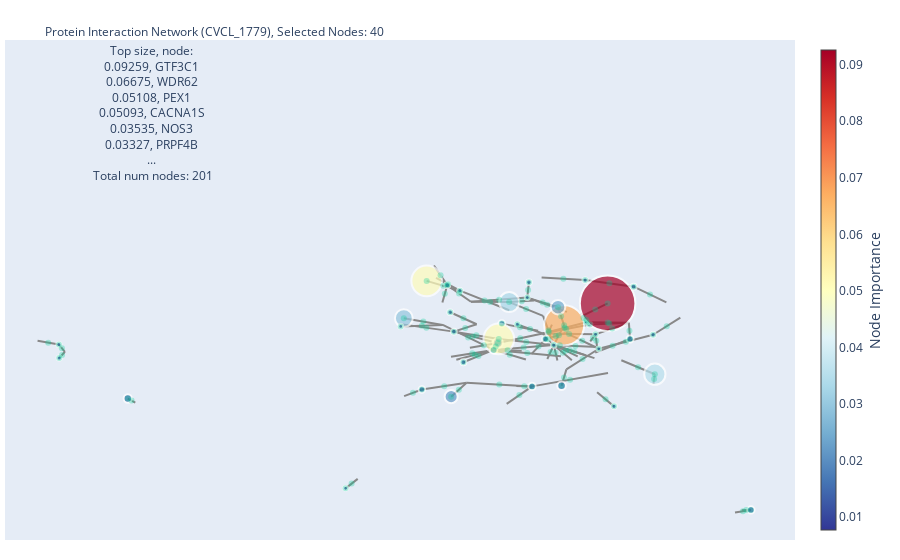

Notebook source saved alongside this figure:
### Markdown cell above
## Melanoma cancer cell line

### Code cell
update_figure('CVCL_1779', 20, node_factor = 500, 
              edge_factor = 20, edge_points_quantity = 1)

### Figure 1 — Plotly figure (JSON) as saved in the notebook; plotly's stock layout.template omitted (floating-point values rounded to 4 significant figures; data arrays with more than 128 entries replaced by an {"elided": "..."} marker saying what was removed)
{"data": [{"hoverinfo": "text", "line": {"color": "#888"}, "mode": "lines", "text": [], "type": "scatter", "x": {"elided": "381 float values"}, "y": {"elided": "381 float values"}}, {"hoverinfo": "text", "marker": {"color": [0.01677, 0.0125, 0.00891, 0.01417, 0.007899, 0.01158, 0.009723, 0.05108, 0.009301, 0.06675, 0.01221, 0.0117, 0.009727, 0.008128, 0.02423, 0.009385, 0.01389, 0.009016, 0.02972, 0.008884, 0.008372, 0.03535, 0.008294, 0.009158, 0.03327, 0.01213, 0.007934, 0.008544, 0.008437, 0.007743, 0.009691, 0.008772, 0.01113, 0.007985, 0.008598, 0.01129, 0.09259, 0.008685, 0.05093, 0.02176], "colorbar": {"thickness": 15, "title": {"side": "right", "text": "Node Importance"}, "xanchor": "left"}, "colorscale": [[0, "rgb(165,0,38)"], [0.1, "rgb(215,48,39)"], [0.2, "rgb(244,109,67)"], [0.3, "rgb(253,174,97)"], [0.4, "rgb(254,224,144)"], [0.5, "rgb(255,255,191)"], [0.6, "rgb(224,243,248)"], [0.7, "rgb(171,217,233)"], [0.8, "rgb(116,173,209)"], [0.9, "rgb(69,117,180)"], [1, "rgb(49,54,149)"]], "line": {"width": 2}, "reversescale": true, "showscale": true, "size": [10.06, 7.501, 5.346, 8.504, 4.739, 6.949, 5.834, 30.65, 5.581, 40.05, 7.326, 7.019, 5.836, 4.877, 14.54, 5.631, 8.332, 5.41, 17.83, 5.33, 5.023, 21.21, 4.976, 5.495, 19.96, 7.28, 4.761, 5.127, 5.062, 4.646, 5.815, 5.263, 6.676, 4.791, 5.159, 6.777, 55.55, 5.211, 30.56, 13.06]}, "mode": "markers", "text": ["CFTR:<br> Importance:0.0168 <br> Edges: 5<br>", "PLEC:<br> Importance:0.0125 <br> Edges: 11<br>", "HERC2:<br> Importance:0.0089 <br> Edges: 15<br>", "DMD:<br> Importance:0.0142 <br> Edges: 3<br>", "SCN4A:<br> Importance:0.0079 <br> Edges: 5<br>", "FOXN4:<br> Importance:0.0116 <br> Edges: 3<br>", "RPL13:<br> Importance:0.0097 <br> Edges: 5<br>", "PEX1:<br> Importance:0.0511 <br> Edges: 4<br>", "PEX14:<br> Importance:0.0093 <br> Edges: 6<br>", "WDR62:<br> Importance:0.0667 <br> Edges: 4<br>", "TUBGCP3:<br> Importance:0.0122 <br> Edges: 4<br>", "WIZ:<br> Importance:0.0117 <br> Edges: 4<br>", "CSNK1D:<br> Importance:0.0097 <br> Edges: 4<br>", "XRN1:<br> Importance:0.0081 <br> Edges: 6<br>", "PATL1:<br> Importance:0.0242 <br> Edges: 4<br>", "PLEKHG2:<br> Importance:0.0094 <br> Edges: 3<br>", "FANCM:<br> Importance:0.0139 <br> Edges: 3<br>", "SSRP1:<br> Importance:0.0090 <br> Edges: 5<br>", "NBAS:<br> Importance:0.0297 <br> Edges: 3<br>", "SCN3A:<br> Importance:0.0089 <br> Edges: 4<br>", "WNT7A:<br> Importance:0.0084 <br> Edges: 4<br>", "NOS3:<br> Importance:0.0354 <br> Edges: 4<br>", "WRNIP1:<br> Importance:0.0083 <br> Edges: 6<br>", "AMBRA1:<br> Importance:0.0092 <br> Edges: 3<br>", "PRPF4B:<br> Importance:0.0333 <br> Edges: 5<br>", "COL6A2:<br> Importance:0.0121 <br> Edges: 6<br>", "UBTF:<br> Importance:0.0079 <br> Edges: 5<br>", "PNLIPRP1:<br> Importance:0.0085 <br> Edges: 3<br>", "CA5A:<br> Importance:0.0084 <br> Edges: 3<br>", "TRRAP:<br> Importance:0.0077 <br> Edges: 3<br>", "RSRC2:<br> Importance:0.0097 <br> Edges: 3<br>", "DVL1:<br> Importance:0.0088 <br> Edges: 4<br>", "LRP1B:<br> Importance:0.0111 <br> Edges: 4<br>", "ABCA2:<br> Importance:0.0080 <br> Edges: 3<br>", "IMPDH1:<br> Importance:0.0086 <br> Edges: 3<br>", "NET1:<br> Importance:0.0113 <br> Edges: 5<br>", "GTF3C1:<br> Importance:0.0926 <br> Edges: 3<br>", "RYR1:<br> Importance:0.0087 <br> Edges: 5<br>", "CACNA1S:<br> Importance:0.0509 <br> Edges: 3<br>", "SUSD1:<br> Importance:0.0218 <br> Edges: 3<br>"], "type": "scatter", "x": [-0.06807, -0.07579, 0.03399, 0.04816, 0.1161, -0.06079, -0.1604, -0.06633, -0.1483, 0.05287, 0.3936, 0.1731, 0.1797, -0.01438, 0.04172, -0.01136, -0.7431, 0.0996, -0.2395, 0.2151, -0.8687, 0.2183, 0.1102, -0.155, -0.04735, -0.005662, 0.09358, -0.8681, -0.03252, -0.3458, -0.1309, 0.09114, -0.2066, -0.2453, 0.1438, 0.0189, 0.1322, -0.1372, -0.1979, -0.1532], "y": [-0.01503, -0.05049, -0.026, -0.2327, -0.0448, 0.08289, 0.2782, 0.005226, 0.04226, 0.07429, -0.8632, 0.004861, 0.2704, 0.2151, 0.1664, 0.2932, -0.2974, 0.07882, 0.1104, 0.02652, -0.02332, -0.174, 0.02834, 0.1407, 0.1923, -0.2357, 0.0901, -0.09198, 0.07927, -0.7535, -0.1132, 0.3043, -0.2518, 0.06847, -0.3373, 0.004202, 0.1856, 0.2502, 0.2999, -0.2879]}, {"hovertemplate": "Edge # %{hovertext} <extra></extra>", "hovertext": ["CFTR -> LMNA <br> Weight: 1.9332", "CFTR -> PLEC <br> Weight: 1.3408", "CFTR -> FLNB <br> Weight: 1.2628", "CFTR -> CFTR <br> Weight: 1.4632", "LMNA -> HERC2 <br> Weight: 0.4996", "LMNA -> SSRP1 <br> Weight: 1.5548", "LMNA -> UBTF <br> Weight: 2.1046", "LMNA -> CA5A <br> Weight: 3.4999", "LMNA -> WRNIP1 <br> Weight: 0.2604", "PLEC -> MXRA5 <br> Weight: 3.3533", "PLEC -> TRAF2 <br> Weight: 0.4861", "PLEC -> HERC2 <br> Weight: 0.3362", "PLEC -> AGR2 <br> Weight: 0.5212", "PLEC -> BRCA2 <br> Weight: 0.6141", "PLEC -> MYO18B <br> Weight: 0.4150", "PLEC -> RSRC2 <br> Weight: 0.9419", "PLEC -> PRKCH <br> Weight: 0.5413", "PLEC -> PLEC <br> Weight: 0.5843", "DLG1 -> SCN4A <br> Weight: 0.4489", "DLG1 -> NET1 <br> Weight: 0.7563", "INPP4A -> HERC2 <br> Weight: 3.2443", "HERC2 -> AQR <br> Weight: 3.1231", "HERC2 -> PEX1 <br> Weight: 2.1910", "HERC2 -> BARD1 <br> Weight: 1.4220", "HERC2 -> WDR62 <br> Weight: 0.5451", "HERC2 -> RNPS1 <br> Weight: 0.5382", "HERC2 -> WRN <br> Weight: 0.3584", "HERC2 -> TAF8 <br> Weight: 0.4517", "HERC2 -> EXD2 <br> Weight: 0.3910", "HERC2 -> KMT2D <br> Weight: 0.5187", "HERC2 -> URI1 <br> Weight: 0.4155", "HERC2 -> HERC2 <br> Weight: 0.4559", "SNTA1 -> DMD <br> Weight: 1.2340", "SNTA1 -> SCN4A <br> Weight: 1.0375", "DMD -> DMD <br> Weight: 3.0674", "SCRIB -> NET1 <br> Weight: 1.3903", "SCN4A -> SCN3A <br> Weight: 1.8703", "SCN4A -> SCN4A <br> Weight: 1.3823", "FGFR3 -> WNT7A <br> Weight: 1.9893", "ATXN1 -> FOXN4 <br> Weight: 0.5575", "RBFOX2 -> NET1 <br> Weight: 1.6827", "FOXN4 -> FOXN4 <br> Weight: 2.4277", "ATXN2 -> XRN1 <br> Weight: 1.0052", "DNM1L -> PEX14 <br> Weight: 1.3943", "ZNF317 -> RPL13 <br> Weight: 3.4775", "RPL13 -> IPO5 <br> Weight: 2.5994", "RPL13 -> RPL5 <br> Weight: 0.9928", "RPL13 -> RPL13 <br> Weight: 2.4657", "PEX1 -> PEX14 <br> Weight: 2.1192", "PEX1 -> PEX1 <br> Weight: 1.6897", "PEX14 -> CCT2 <br> Weight: 0.6557", "PEX14 -> DYNC2H1 <br> Weight: 0.8918", "PEX14 -> PEX14 <br> Weight: 1.2672", "WRN -> WRNIP1 <br> Weight: 1.1762", "RPL5 -> XRN1 <br> Weight: 1.4596", "RPL5 -> PRPF4B <br> Weight: 1.1940", "AGR2 -> NBAS <br> Weight: 3.2199", "AGR2 -> ABCA2 <br> Weight: 3.2117", "WDR62 -> PATL1 <br> Weight: 2.4279", "WDR62 -> WDR62 <br> Weight: 2.2746", "RNPS1 -> PRPF4B <br> Weight: 1.4055", "TUBGCP3 -> TUBGCP5 <br> Weight: 1.9524", "TUBGCP3 -> SCAF11 <br> Weight: 2.0456", "TUBGCP3 -> TUBGCP3 <br> Weight: 2.0020", "PIP5K1A -> IMPDH1 <br> Weight: 2.5733", "WIZ -> KSR2 <br> Weight: 2.0245", "WIZ -> PYHIN1 <br> Weight: 1.9978", "WIZ -> WIZ <br> Weight: 1.9777", "PYHIN1 -> SSRP1 <br> Weight: 1.1657", "PYHIN1 -> UBTF <br> Weight: 1.2659", "PYHIN1 -> WRNIP1 <br> Weight: 0.6236", "PTPRK -> COL6A2 <br> Weight: 1.3862", "PTPRK -> SUSD1 <br> Weight: 0.6256", "PTPRK -> LRP1B <br> Weight: 0.6602", "KDR -> CSNK1D <br> Weight: 1.5384", "LRP8 -> SCN3A <br> Weight: 2.2895", "CSNK1D -> DVL1 <br> Weight: 2.2226", "CSNK1D -> CSNK1D <br> Weight: 2.1547", "COL5A1 -> COL6A2 <br> Weight: 1.0839", "XRN1 -> PATL1 <br> Weight: 1.3280", "XRN1 -> PLEKHG2 <br> Weight: 0.9873", "XRN1 -> XRN1 <br> Weight: 1.2198", "PATL1 -> PATL1 <br> Weight: 1.9095", "PLEKHG2 -> PLEKHG2 <br> Weight: 2.7309", "FANCM -> PRSS1 <br> Weight: 2.8736", "FANCM -> FANCM <br> Weight: 3.1264", "PLAUR -> LRP1B <br> Weight: 1.1636", "CA10 -> COL6A2 <br> Weight: 1.3609", "SSRP1 -> PHGDH <br> Weight: 1.5745", "SSRP1 -> SSRP1 <br> Weight: 1.7049", "PHGDH -> GTF3C1 <br> Weight: 2.8143", "NBAS -> NBAS <br> Weight: 2.7801", "SCN3A -> SCN3A <br> Weight: 1.8402", "NPTX1 -> WNT7A <br> Weight: 2.0021", "NPTX1 -> PNLIPRP1 <br> Weight: 1.4879", "WNT7A -> WNT7A <br> Weight: 2.0086", "CCT2 -> AMBRA1 <br> Weight: 0.7310", "SP1 -> NOS3 <br> Weight: 2.3801", "NOS3 -> MAGEA11 <br> Weight: 1.8803", "NOS3 -> NOS3 <br> Weight: 1.7396", "WRNIP1 -> ABL1 <br> Weight: 0.7901", "WRNIP1 -> WRNIP1 <br> Weight: 1.3113", "AMBRA1 -> AMBRA1 <br> Weight: 3.0567", "NUDT21 -> PRPF4B <br> Weight: 2.1863", "PRPF4B -> PRPF4B <br> Weight: 1.7876", "COL6A2 -> WNT10B <br> Weight: 1.1120", "COL6A2 -> COL6A2 <br> Weight: 1.0570", "UBTF -> KCNA3 <br> Weight: 1.1030", "UBTF -> UBTF <br> Weight: 1.5265", "PNLIPRP1 -> PNLIPRP1 <br> Weight: 2.9951", "CA5A -> CA5A <br> Weight: 2.5001", "STAT2 -> TRRAP <br> Weight: 2.8430", "TRRAP -> TRRAP <br> Weight: 2.8430", "RSRC2 -> RSRC2 <br> Weight: 3.6416", "DVL1 -> CCDC88C <br> Weight: 1.6246", "DVL1 -> DVL1 <br> Weight: 2.2250", "LRP1B -> LRP1B <br> Weight: 1.7390", "ABCA2 -> ABCA2 <br> Weight: 2.7883", "IMPDH1 -> IMPDH1 <br> Weight: 3.4267", "NET1 -> NET1 <br> Weight: 1.6631", "GTF3C1 -> GTF3C1 <br> Weight: 3.1857", "RYR1 -> CACNA1S <br> Weight: 1.3243", "RYR1 -> TTN <br> Weight: 2.0387", "RYR1 -> TRDN <br> Weight: 1.3241", "RYR1 -> RYR1 <br> Weight: 1.3128", "CACNA1S -> CACNA1S <br> Weight: 2.9902", "SUSD1 -> SUSD1 <br> Weight: 2.7372"], "marker": {"opacity": 0.3}, "mode": "markers", "showlegend": false, "type": "scatter", "x": [-0.02718, -0.07193, -0.09353, -0.06807, 0.02385, 0.05666, 0.05365, -0.009404, 0.06195, -0.1098, -0.05016, -0.0209, -0.1221, -0.01437, -0.1146, -0.1033, -0.04632, -0.07579, 0.08596, 0.03735, 0.02808, 0.05049, -0.01617, 0.07106, 0.04343, 0.02422, 0.07348, 0.03729, 0.06294, 0.05582, 0.04494, 0.03399, 0.05255, 0.08652, 0.04816, 0.00625, 0.1656, 0.1161, -0.8881, -0.02772, 0.02475, -0.06079, 0.02179, -0.1139, -0.1725, -0.1648, -0.1387, -0.1604, -0.1073, -0.06633, -0.1275, -0.1984, -0.1483, 0.1116, -0.06575, -0.08224, -0.204, -0.2069, 0.04729, 0.05287, -0.01645, 0.3852, 0.379, 0.3936, 0.1284, 0.1413, 0.172, 0.1731, 0.1353, 0.1323, 0.1406, -0.06536, -0.1391, -0.1659, 0.2095, 0.24, 0.1354, 0.1797, 0.06363, 0.01367, -0.01287, -0.01438, 0.04172, -0.01136, -0.7362, -0.7431, -0.2228, -0.02881, 0.09338, 0.0996, 0.1097, -0.2395, 0.2151, -0.8632, -0.8629, -0.8687, -0.1309, 0.1877, 0.217, 0.2183, 0.1053, 0.1102, -0.155, -0.02458, -0.04735, -0.01993, -0.005662, 0.08832, 0.09358, -0.8681, -0.03252, -0.3348, -0.3458, -0.1309, 0.05145, 0.09114, -0.2066, -0.2453, 0.1438, 0.0189, 0.1322, -0.1676, -0.09225, -0.159, -0.1372, -0.1979, -0.1532], "y": [0.009017, -0.03276, -0.02717, -0.01503, 0.003535, 0.05594, 0.06159, 0.05617, 0.0307, -0.07554, -0.05263, -0.03825, 0.01296, -0.06688, -0.06769, -0.08187, -0.07504, -0.05049, -0.004605, 0.0199, -0.06148, -0.06465, -0.01039, -0.0591, 0.02414, 0.04805, -0.03083, -0.0652, -0.05166, -0.05494, -0.02738, -0.026, -0.191, -0.0971, -0.2327, -0.03343, -0.00914, -0.0448, -0.01362, 0.06477, 0.04091, 0.08289, 0.1789, 0.01716, 0.3279, 0.2342, 0.2361, 0.2782, 0.02374, 0.005226, 0.06094, 0.06194, 0.04226, -0.003665, 0.2046, 0.1932, 0.09342, 0.07244, 0.1204, 0.07429, 0.1572, -0.864, -0.8698, -0.8632, -0.3014, -0.02964, 0.04629, 0.004861, 0.08326, 0.08891, 0.05803, -0.2266, -0.2527, -0.2346, 0.2308, 0.07013, 0.2873, 0.2704, -0.2017, 0.1908, 0.2542, 0.2151, 0.1664, 0.2932, -0.3077, -0.2974, -0.2685, -0.28, 0.1011, 0.07882, 0.1545, 0.1104, 0.02652, -0.04167, -0.076, -0.02332, 0.1101, -0.1386, -0.1988, -0.174, 0.0104, 0.02834, 0.1407, 0.1963, 0.1923, -0.2348, -0.2357, 0.1121, 0.0901, -0.09198, 0.07927, -0.7295, -0.7535, -0.1132, 0.3106, 0.3043, -0.2518, 0.06847, -0.3373, 0.004202, 0.1856, 0.275, 0.2004, 0.2826, 0.2502, 0.2999, -0.2879]}], "layout": {"annotations": [{"arrowhead": 1, "arrowsize": 2, "ax": -0.02718, "ay": 0.009017, "showarrow": true, "width": 2.9, "x": -0.02718, "xref": "x", "y": 0.009017, "yref": "y"}, {"arrowhead": 1, "arrowsize": 2, "ax": -0.07193, "ay": -0.03276, "showarrow": true, "width": 2.3, "x": -0.07193, "xref": "x", "y": -0.03276, "yref": "y"}, {"arrowhead": 1, "arrowsize": 2, "ax": -0.09353, "ay": -0.02717, "showarrow": true, "width": 2.3, "x": -0.09353, "xref": "x", "y": -0.02717, "yref": "y"}, {"arrowhead": 1, "arrowsize": 2, "ax": -0.06807, "ay": -0.01503, "showarrow": true, "width": 2.5, "x": -0.06807, "xref": "x", "y": -0.01503, "yref": "y"}, {"arrowhead": 1, "arrowsize": 2, "ax": 0.02385, "ay": 0.003535, "showarrow": true, "width": 1.5, "x": 0.02385, "xref": "x", "y": 0.003535, "yref": "y"}, {"arrowhead": 1, "arrowsize": 2, "ax": 0.05666, "ay": 0.05594, "showarrow": true, "width": 2.6, "x": 0.05666, "xref": "x", "y": 0.05594, "yref": "y"}, {"arrowhead": 1, "arrowsize": 2, "ax": 0.05365, "ay": 0.06159, "showarrow": true, "width": 3.1, "x": 0.05365, "xref": "x", "y": 0.06159, "yref": "y"}, {"arrowhead": 1, "arrowsize": 2, "ax": -0.009404, "ay": 0.05617, "showarrow": true, "width": 4.5, "x": -0.009404, "xref": "x", "y": 0.05617, "yref": "y"}, {"arrowhead": 1, "arrowsize": 2, "ax": 0.06195, "ay": 0.0307, "showarrow": true, "width": 1.3, "x": 0.06195, "xref": "x", "y": 0.0307, "yref": "y"}, {"arrowhead": 1, "arrowsize": 2, "ax": -0.1098, "ay": -0.07554, "showarrow": true, "width": 4.4, "x": -0.1098, "xref": "x", "y": -0.07554, "yref": "y"}, {"arrowhead": 1, "arrowsize": 2, "ax": -0.05016, "ay": -0.05263, "showarrow": true, "width": 1.5, "x": -0.05016, "xref": "x", "y": -0.05263, "yref": "y"}, {"arrowhead": 1, "arrowsize": 2, "ax": -0.0209, "ay": -0.03825, "showarrow": true, "width": 1.3, "x": -0.0209, "xref": "x", "y": -0.03825, "yref": "y"}, {"arrowhead": 1, "arrowsize": 2, "ax": -0.1221, "ay": 0.01296, "showarrow": true, "width": 1.5, "x": -0.1221, "xref": "x", "y": 0.01296, "yref": "y"}, {"arrowhead": 1, "arrowsize": 2, "ax": -0.01437, "ay": -0.06688, "showarrow": true, "width": 1.6, "x": -0.01437, "xref": "x", "y": -0.06688, "yref": "y"}, {"arrowhead": 1, "arrowsize": 2, "ax": -0.1146, "ay": -0.06769, "showarrow": true, "width": 1.4, "x": -0.1146, "xref": "x", "y": -0.06769, "yref": "y"}, {"arrowhead": 1, "arrowsize": 2, "ax": -0.1033, "ay": -0.08187, "showarrow": true, "width": 1.9, "x": -0.1033, "xref": "x", "y": -0.08187, "yref": "y"}, {"arrowhead": 1, "arrowsize": 2, "ax": -0.04632, "ay": -0.07504, "showarrow": true, "width": 1.5, "x": -0.04632, "xref": "x", "y": -0.07504, "yref": "y"}, {"arrowhead": 1, "arrowsize": 2, "ax": -0.07579, "ay": -0.05049, "showarrow": true, "width": 1.6, "x": -0.07579, "xref": "x", "y": -0.05049, "yref": "y"}, {"arrowhead": 1, "arrowsize": 2, "ax": 0.08596, "ay": -0.004605, "showarrow": true, "width": 1.4, "x": 0.08596, "xref": "x", "y": -0.004605, "yref": "y"}, {"arrowhead": 1, "arrowsize": 2, "ax": 0.03735, "ay": 0.0199, "showarrow": true, "width": 1.8, "x": 0.03735, "xref": "x", "y": 0.0199, "yref": "y"}, {"arrowhead": 1, "arrowsize": 2, "ax": 0.02808, "ay": -0.06148, "showarrow": true, "width": 4.2, "x": 0.02808, "xref": "x", "y": -0.06148, "yref": "y"}, {"arrowhead": 1, "arrowsize": 2, "ax": 0.05049, "ay": -0.06465, "showarrow": true, "width": 4.1, "x": 0.05049, "xref": "x", "y": -0.06465, "yref": "y"}, {"arrowhead": 1, "arrowsize": 2, "ax": -0.01617, "ay": -0.01039, "showarrow": true, "width": 3.2, "x": -0.01617, "xref": "x", "y": -0.01039, "yref": "y"}, {"arrowhead": 1, "arrowsize": 2, "ax": 0.07106, "ay": -0.0591, "showarrow": true, "width": 2.4, "x": 0.07106, "xref": "x", "y": -0.0591, "yref": "y"}, {"arrowhead": 1, "arrowsize": 2, "ax": 0.04343, "ay": 0.02414, "showarrow": true, "width": 1.5, "x": 0.04343, "xref": "x", "y": 0.02414, "yref": "y"}, {"arrowhead": 1, "arrowsize": 2, "ax": 0.02422, "ay": 0.04805, "showarrow": true, "width": 1.5, "x": 0.02422, "xref": "x", "y": 0.04805, "yref": "y"}, {"arrowhead": 1, "arrowsize": 2, "ax": 0.07348, "ay": -0.03083, "showarrow": true, "width": 1.4, "x": 0.07348, "xref": "x", "y": -0.03083, "yref": "y"}, {"arrowhead": 1, "arrowsize": 2, "ax": 0.03729, "ay": -0.0652, "showarrow": true, "width": 1.5, "x": 0.03729, "xref": "x", "y": -0.0652, "yref": "y"}, {"arrowhead": 1, "arrowsize": 2, "ax": 0.06294, "ay": -0.05166, "showarrow": true, "width": 1.4, "x": 0.06294, "xref": "x", "y": -0.05166, "yref": "y"}, {"arrowhead": 1, "arrowsize": 2, "ax": 0.05582, "ay": -0.05494, "showarrow": true, "width": 1.5, "x": 0.05582, "xref": "x", "y": -0.05494, "yref": "y"}, {"arrowhead": 1, "arrowsize": 2, "ax": 0.04494, "ay": -0.02738, "showarrow": true, "width": 1.4, "x": 0.04494, "xref": "x", "y": -0.02738, "yref": "y"}, {"arrowhead": 1, "arrowsize": 2, "ax": 0.03399, "ay": -0.026, "showarrow": true, "width": 1.5, "x": 0.03399, "xref": "x", "y": -0.026, "yref": "y"}, {"arrowhead": 1, "arrowsize": 2, "ax": 0.05255, "ay": -0.191, "showarrow": true, "width": 2.2, "x": 0.05255, "xref": "x", "y": -0.191, "yref": "y"}, {"arrowhead": 1, "arrowsize": 2, "ax": 0.08652, "ay": -0.0971, "showarrow": true, "width": 2, "x": 0.08652, "xref": "x", "y": -0.0971, "yref": "y"}, {"arrowhead": 1, "arrowsize": 2, "ax": 0.04816, "ay": -0.2327, "showarrow": true, "width": 4.1, "x": 0.04816, "xref": "x", "y": -0.2327, "yref": "y"}, {"arrowhead": 1, "arrowsize": 2, "ax": 0.00625, "ay": -0.03343, "showarrow": true, "width": 2.4, "x": 0.00625, "xref": "x", "y": -0.03343, "yref": "y"}, {"arrowhead": 1, "arrowsize": 2, "ax": 0.1656, "ay": -0.00914, "showarrow": true, "width": 2.9, "x": 0.1656, "xref": "x", "y": -0.00914, "yref": "y"}, {"arrowhead": 1, "arrowsize": 2, "ax": 0.1161, "ay": -0.0448, "showarrow": true, "width": 2.4, "x": 0.1161, "xref": "x", "y": -0.0448, "yref": "y"}, {"arrowhead": 1, "arrowsize": 2, "ax": -0.8881, "ay": -0.01362, "showarrow": true, "width": 3, "x": -0.8881, "xref": "x", "y": -0.01362, "yref": "y"}, {"arrowhead": 1, "arrowsize": 2, "ax": -0.02772, "ay": 0.06477, "showarrow": true, "width": 1.6, "x": -0.02772, "xref": "x", "y": 0.06477, "yref": "y"}, {"arrowhead": 1, "arrowsize": 2, "ax": 0.02475, "ay": 0.04091, "showarrow": true, "width": 2.7, "x": 0.02475, "xref": "x", "y": 0.04091, "yref": "y"}, {"arrowhead": 1, "arrowsize": 2, "ax": -0.06079, "ay": 0.08289, "showarrow": true, "width": 3.4, "x": -0.06079, "xref": "x", "y": 0.08289, "yref": "y"}, {"arrowhead": 1, "arrowsize": 2, "ax": 0.02179, "ay": 0.1789, "showarrow": true, "width": 2, "x": 0.02179, "xref": "x", "y": 0.1789, "yref": "y"}, {"arrowhead": 1, "arrowsize": 2, "ax": -0.1139, "ay": 0.01716, "showarrow": true, "width": 2.4, "x": -0.1139, "xref": "x", "y": 0.01716, "yref": "y"}, {"arrowhead": 1, "arrowsize": 2, "ax": -0.1725, "ay": 0.3279, "showarrow": true, "width": 4.5, "x": -0.1725, "xref": "x", "y": 0.3279, "yref": "y"}, {"arrowhead": 1, "arrowsize": 2, "ax": -0.1648, "ay": 0.2342, "showarrow": true, "width": 3.6, "x": -0.1648, "xref": "x", "y": 0.2342, "yref": "y"}, {"arrowhead": 1, "arrowsize": 2, "ax": -0.1387, "ay": 0.2361, "showarrow": true, "width": 2, "x": -0.1387, "xref": "x", "y": 0.2361, "yref": "y"}, {"arrowhead": 1, "arrowsize": 2, "ax": -0.1604, "ay": 0.2782, "showarrow": true, "width": 3.5, "x": -0.1604, "xref": "x", "y": 0.2782, "yref": "y"}, {"arrowhead": 1, "arrowsize": 2, "ax": -0.1073, "ay": 0.02374, "showarrow": true, "width": 3.1, "x": -0.1073, "xref": "x", "y": 0.02374, "yref": "y"}, {"arrowhead": 1, "arrowsize": 2, "ax": -0.06633, "ay": 0.005226, "showarrow": true, "width": 2.7, "x": -0.06633, "xref": "x", "y": 0.005226, "yref": "y"}, {"arrowhead": 1, "arrowsize": 2, "ax": -0.1275, "ay": 0.06094, "showarrow": true, "width": 1.7, "x": -0.1275, "xref": "x", "y": 0.06094, "yref": "y"}, {"arrowhead": 1, "arrowsize": 2, "ax": -0.1984, "ay": 0.06194, "showarrow": true, "width": 1.9, "x": -0.1984, "xref": "x", "y": 0.06194, "yref": "y"}, {"arrowhead": 1, "arrowsize": 2, "ax": -0.1483, "ay": 0.04226, "showarrow": true, "width": 2.3, "x": -0.1483, "xref": "x", "y": 0.04226, "yref": "y"}, {"arrowhead": 1, "arrowsize": 2, "ax": 0.1116, "ay": -0.003665, "showarrow": true, "width": 2.2, "x": 0.1116, "xref": "x", "y": -0.003665, "yref": "y"}, {"arrowhead": 1, "arrowsize": 2, "ax": -0.06575, "ay": 0.2046, "showarrow": true, "width": 2.5, "x": -0.06575, "xref": "x", "y": 0.2046, "yref": "y"}, {"arrowhead": 1, "arrowsize": 2, "ax": -0.08224, "ay": 0.1932, "showarrow": true, "width": 2.2, "x": -0.08224, "xref": "x", "y": 0.1932, "yref": "y"}, {"arrowhead": 1, "arrowsize": 2, "ax": -0.204, "ay": 0.09342, "showarrow": true, "width": 4.2, "x": -0.204, "xref": "x", "y": 0.09342, "yref": "y"}, {"arrowhead": 1, "arrowsize": 2, "ax": -0.2069, "ay": 0.07244, "showarrow": true, "width": 4.2, "x": -0.2069, "xref": "x", "y": 0.07244, "yref": "y"}, {"arrowhead": 1, "arrowsize": 2, "ax": 0.04729, "ay": 0.1204, "showarrow": true, "width": 3.4, "x": 0.04729, "xref": "x", "y": 0.1204, "yref": "y"}, {"arrowhead": 1, "arrowsize": 2, "ax": 0.05287, "ay": 0.07429, "showarrow": true, "width": 3.3, "x": 0.05287, "xref": "x", "y": 0.07429, "yref": "y"}, {"arrowhead": 1, "arrowsize": 2, "ax": -0.01645, "ay": 0.1572, "showarrow": true, "width": 2.4, "x": -0.01645, "xref": "x", "y": 0.1572, "yref": "y"}, {"arrowhead": 1, "arrowsize": 2, "ax": 0.3852, "ay": -0.864, "showarrow": true, "width": 3, "x": 0.3852, "xref": "x", "y": -0.864, "yref": "y"}, {"arrowhead": 1, "arrowsize": 2, "ax": 0.379, "ay": -0.8698, "showarrow": true, "width": 3, "x": 0.379, "xref": "x", "y": -0.8698, "yref": "y"}, {"arrowhead": 1, "arrowsize": 2, "ax": 0.3936, "ay": -0.8632, "showarrow": true, "width": 3, "x": 0.3936, "xref": "x", "y": -0.8632, "yref": "y"}, {"arrowhead": 1, "arrowsize": 2, "ax": 0.1284, "ay": -0.3014, "showarrow": true, "width": 3.6, "x": 0.1284, "xref": "x", "y": -0.3014, "yref": "y"}, {"arrowhead": 1, "arrowsize": 2, "ax": 0.1413, "ay": -0.02964, "showarrow": true, "width": 3, "x": 0.1413, "xref": "x", "y": -0.02964, "yref": "y"}, {"arrowhead": 1, "arrowsize": 2, "ax": 0.172, "ay": 0.04629, "showarrow": true, "width": 3, "x": 0.172, "xref": "x", "y": 0.04629, "yref": "y"}, {"arrowhead": 1, "arrowsize": 2, "ax": 0.1731, "ay": 0.004861, "showarrow": true, "width": 3, "x": 0.1731, "xref": "x", "y": 0.004861, "yref": "y"}, {"arrowhead": 1, "arrowsize": 2, "ax": 0.1353, "ay": 0.08326, "showarrow": true, "width": 2.2, "x": 0.1353, "xref": "x", "y": 0.08326, "yref": "y"}, {"arrowhead": 1, "arrowsize": 2, "ax": 0.1323, "ay": 0.08891, "showarrow": true, "width": 2.3, "x": 0.1323, "xref": "x", "y": 0.08891, "yref": "y"}, {"arrowhead": 1, "arrowsize": 2, "ax": 0.1406, "ay": 0.05803, "showarrow": true, "width": 1.6, "x": 0.1406, "xref": "x", "y": 0.05803, "yref": "y"}, {"arrowhead": 1, "arrowsize": 2, "ax": -0.06536, "ay": -0.2266, "showarrow": true, "width": 2.4, "x": -0.06536, "xref": "x", "y": -0.2266, "yref": "y"}, {"arrowhead": 1, "arrowsize": 2, "ax": -0.1391, "ay": -0.2527, "showarrow": true, "width": 1.6, "x": -0.1391, "xref": "x", "y": -0.2527, "yref": "y"}, {"arrowhead": 1, "arrowsize": 2, "ax": -0.1659, "ay": -0.2346, "showarrow": true, "width": 1.7, "x": -0.1659, "xref": "x", "y": -0.2346, "yref": "y"}, {"arrowhead": 1, "arrowsize": 2, "ax": 0.2095, "ay": 0.2308, "showarrow": true, "width": 2.5, "x": 0.2095, "xref": "x", "y": 0.2308, "yref": "y"}, {"arrowhead": 1, "arrowsize": 2, "ax": 0.24, "ay": 0.07013, "showarrow": true, "width": 3.3, "x": 0.24, "xref": "x", "y": 0.07013, "yref": "y"}, {"arrowhead": 1, "arrowsize": 2, "ax": 0.1354, "ay": 0.2873, "showarrow": true, "width": 3.2, "x": 0.1354, "xref": "x", "y": 0.2873, "yref": "y"}, {"arrowhead": 1, "arrowsize": 2, "ax": 0.1797, "ay": 0.2704, "showarrow": true, "width": 3.2, "x": 0.1797, "xref": "x", "y": 0.2704, "yref": "y"}, {"arrowhead": 1, "arrowsize": 2, "ax": 0.06363, "ay": -0.2017, "showarrow": true, "width": 2.1, "x": 0.06363, "xref": "x", "y": -0.2017, "yref": "y"}, {"arrowhead": 1, "arrowsize": 2, "ax": 0.01367, "ay": 0.1908, "showarrow": true, "width": 2.3, "x": 0.01367, "xref": "x", "y": 0.1908, "yref": "y"}, {"arrowhead": 1, "arrowsize": 2, "ax": -0.01287, "ay": 0.2542, "showarrow": true, "width": 2, "x": -0.01287, "xref": "x", "y": 0.2542, "yref": "y"}, {"arrowhead": 1, "arrowsize": 2, "ax": -0.01438, "ay": 0.2151, "showarrow": true, "width": 2.2, "x": -0.01438, "xref": "x", "y": 0.2151, "yref": "y"}, {"arrowhead": 1, "arrowsize": 2, "ax": 0.04172, "ay": 0.1664, "showarrow": true, "width": 2.9, "x": 0.04172, "xref": "x", "y": 0.1664, "yref": "y"}, {"arrowhead": 1, "arrowsize": 2, "ax": -0.01136, "ay": 0.2932, "showarrow": true, "width": 3.7, "x": -0.01136, "xref": "x", "y": 0.2932, "yref": "y"}, {"arrowhead": 1, "arrowsize": 2, "ax": -0.7362, "ay": -0.3077, "showarrow": true, "width": 3.9, "x": -0.7362, "xref": "x", "y": -0.3077, "yref": "y"}, {"arrowhead": 1, "arrowsize": 2, "ax": -0.7431, "ay": -0.2974, "showarrow": true, "width": 4.1, "x": -0.7431, "xref": "x", "y": -0.2974, "yref": "y"}, {"arrowhead": 1, "arrowsize": 2, "ax": -0.2228, "ay": -0.2685, "showarrow": true, "width": 2.2, "x": -0.2228, "xref": "x", "y": -0.2685, "yref": "y"}, {"arrowhead": 1, "arrowsize": 2, "ax": -0.02881, "ay": -0.28, "showarrow": true, "width": 2.4, "x": -0.02881, "xref": "x", "y": -0.28, "yref": "y"}, {"arrowhead": 1, "arrowsize": 2, "ax": 0.09338, "ay": 0.1011, "showarrow": true, "width": 2.6, "x": 0.09338, "xref": "x", "y": 0.1011, "yref": "y"}, {"arrowhead": 1, "arrowsize": 2, "ax": 0.0996, "ay": 0.07882, "showarrow": true, "width": 2.7, "x": 0.0996, "xref": "x", "y": 0.07882, "yref": "y"}, {"arrowhead": 1, "arrowsize": 2, "ax": 0.1097, "ay": 0.1545, "showarrow": true, "width": 3.8, "x": 0.1097, "xref": "x", "y": 0.1545, "yref": "y"}, {"arrowhead": 1, "arrowsize": 2, "ax": -0.2395, "ay": 0.1104, "showarrow": true, "width": 3.8, "x": -0.2395, "xref": "x", "y": 0.1104, "yref": "y"}, {"arrowhead": 1, "arrowsize": 2, "ax": 0.2151, "ay": 0.02652, "showarrow": true, "width": 2.8, "x": 0.2151, "xref": "x", "y": 0.02652, "yref": "y"}, {"arrowhead": 1, "arrowsize": 2, "ax": -0.8632, "ay": -0.04167, "showarrow": true, "width": 3, "x": -0.8632, "xref": "x", "y": -0.04167, "yref": "y"}, {"arrowhead": 1, "arrowsize": 2, "ax": -0.8629, "ay": -0.076, "showarrow": true, "width": 2.5, "x": -0.8629, "xref": "x", "y": -0.076, "yref": "y"}, {"arrowhead": 1, "arrowsize": 2, "ax": -0.8687, "ay": -0.02332, "showarrow": true, "width": 3, "x": -0.8687, "xref": "x", "y": -0.02332, "yref": "y"}, {"arrowhead": 1, "arrowsize": 2, "ax": -0.1309, "ay": 0.1101, "showarrow": true, "width": 1.7, "x": -0.1309, "xref": "x", "y": 0.1101, "yref": "y"}, {"arrowhead": 1, "arrowsize": 2, "ax": 0.1877, "ay": -0.1386, "showarrow": true, "width": 3.4, "x": 0.1877, "xref": "x", "y": -0.1386, "yref": "y"}, {"arrowhead": 1, "arrowsize": 2, "ax": 0.217, "ay": -0.1988, "showarrow": true, "width": 2.9, "x": 0.217, "xref": "x", "y": -0.1988, "yref": "y"}, {"arrowhead": 1, "arrowsize": 2, "ax": 0.2183, "ay": -0.174, "showarrow": true, "width": 2.7, "x": 0.2183, "xref": "x", "y": -0.174, "yref": "y"}, {"arrowhead": 1, "arrowsize": 2, "ax": 0.1053, "ay": 0.0104, "showarrow": true, "width": 1.8, "x": 0.1053, "xref": "x", "y": 0.0104, "yref": "y"}, {"arrowhead": 1, "arrowsize": 2, "ax": 0.1102, "ay": 0.02834, "showarrow": true, "width": 2.3, "x": 0.1102, "xref": "x", "y": 0.02834, "yref": "y"}, {"arrowhead": 1, "arrowsize": 2, "ax": -0.155, "ay": 0.1407, "showarrow": true, "width": 4.1, "x": -0.155, "xref": "x", "y": 0.1407, "yref": "y"}, {"arrowhead": 1, "arrowsize": 2, "ax": -0.02458, "ay": 0.1963, "showarrow": true, "width": 3.2, "x": -0.02458, "xref": "x", "y": 0.1963, "yref": "y"}, {"arrowhead": 1, "arrowsize": 2, "ax": -0.04735, "ay": 0.1923, "showarrow": true, "width": 2.8, "x": -0.04735, "xref": "x", "y": 0.1923, "yref": "y"}, {"arrowhead": 1, "arrowsize": 2, "ax": -0.01993, "ay": -0.2348, "showarrow": true, "width": 2.1, "x": -0.01993, "xref": "x", "y": -0.2348, "yref": "y"}, {"arrowhead": 1, "arrowsize": 2, "ax": -0.005662, "ay": -0.2357, "showarrow": true, "width": 2.1, "x": -0.005662, "xref": "x", "y": -0.2357, "yref": "y"}, {"arrowhead": 1, "arrowsize": 2, "ax": 0.08832, "ay": 0.1121, "showarrow": true, "width": 2.1, "x": 0.08832, "xref": "x", "y": 0.1121, "yref": "y"}, {"arrowhead": 1, "arrowsize": 2, "ax": 0.09358, "ay": 0.0901, "showarrow": true, "width": 2.5, "x": 0.09358, "xref": "x", "y": 0.0901, "yref": "y"}, {"arrowhead": 1, "arrowsize": 2, "ax": -0.8681, "ay": -0.09198, "showarrow": true, "width": 4, "x": -0.8681, "xref": "x", "y": -0.09198, "yref": "y"}, {"arrowhead": 1, "arrowsize": 2, "ax": -0.03252, "ay": 0.07927, "showarrow": true, "width": 3.5, "x": -0.03252, "xref": "x", "y": 0.07927, "yref": "y"}, {"arrowhead": 1, "arrowsize": 2, "ax": -0.3348, "ay": -0.7295, "showarrow": true, "width": 3.8, "x": -0.3348, "xref": "x", "y": -0.7295, "yref": "y"}, {"arrowhead": 1, "arrowsize": 2, "ax": -0.3458, "ay": -0.7535, "showarrow": true, "width": 3.8, "x": -0.3458, "xref": "x", "y": -0.7535, "yref": "y"}, {"arrowhead": 1, "arrowsize": 2, "ax": -0.1309, "ay": -0.1132, "showarrow": true, "width": 4.6, "x": -0.1309, "xref": "x", "y": -0.1132, "yref": "y"}, {"arrowhead": 1, "arrowsize": 2, "ax": 0.05145, "ay": 0.3106, "showarrow": true, "width": 2.6, "x": 0.05145, "xref": "x", "y": 0.3106, "yref": "y"}, {"arrowhead": 1, "arrowsize": 2, "ax": 0.09114, "ay": 0.3043, "showarrow": true, "width": 3.2, "x": 0.09114, "xref": "x", "y": 0.3043, "yref": "y"}, {"arrowhead": 1, "arrowsize": 2, "ax": -0.2066, "ay": -0.2518, "showarrow": true, "width": 2.7, "x": -0.2066, "xref": "x", "y": -0.2518, "yref": "y"}, {"arrowhead": 1, "arrowsize": 2, "ax": -0.2453, "ay": 0.06847, "showarrow": true, "width": 3.8, "x": -0.2453, "xref": "x", "y": 0.06847, "yref": "y"}, {"arrowhead": 1, "arrowsize": 2, "ax": 0.1438, "ay": -0.3373, "showarrow": true, "width": 4.4, "x": 0.1438, "xref": "x", "y": -0.3373, "yref": "y"}, {"arrowhead": 1, "arrowsize": 2, "ax": 0.0189, "ay": 0.004202, "showarrow": true, "width": 2.7, "x": 0.0189, "xref": "x", "y": 0.004202, "yref": "y"}, {"arrowhead": 1, "arrowsize": 2, "ax": 0.1322, "ay": 0.1856, "showarrow": true, "width": 4.2, "x": 0.1322, "xref": "x", "y": 0.1856, "yref": "y"}, {"arrowhead": 1, "arrowsize": 2, "ax": -0.1676, "ay": 0.275, "showarrow": true, "width": 2.3, "x": -0.1676, "xref": "x", "y": 0.275, "yref": "y"}, {"arrowhead": 1, "arrowsize": 2, "ax": -0.09225, "ay": 0.2004, "showarrow": true, "width": 3, "x": -0.09225, "xref": "x", "y": 0.2004, "yref": "y"}, {"arrowhead": 1, "arrowsize": 2, "ax": -0.159, "ay": 0.2826, "showarrow": true, "width": 2.3, "x": -0.159, "xref": "x", "y": 0.2826, "yref": "y"}, {"arrowhead": 1, "arrowsize": 2, "ax": -0.1372, "ay": 0.2502, "showarrow": true, "width": 2.3, "x": -0.1372, "xref": "x", "y": 0.2502, "yref": "y"}, {"arrowhead": 1, "arrowsize": 2, "ax": -0.1979, "ay": 0.2999, "showarrow": true, "width": 4, "x": -0.1979, "xref": "x", "y": 0.2999, "yref": "y"}, {"arrowhead": 1, "arrowsize": 2, "ax": -0.1532, "ay": -0.2879, "showarrow": true, "width": 3.7, "x": -0.1532, "xref": "x", "y": -0.2879, "yref": "y"}, {"text": "Top size, node: <br>0.09259, GTF3C1 <br>0.06675, WDR62 <br>0.05108, PEX1 <br>0.05093, CACNA1S <br>0.03535, NOS3 <br>0.03327, PRPF4B <br>... <br> Total num nodes: 201 <br>", "x": 0.2, "xref": "x domain", "y": 1, "yref": "y"}], "hovermode": "closest", "margin": {"b": 20, "l": 5, "r": 5, "t": 40}, "showlegend": false, "title": {"font": {"size": 12}, "text": "<br>Protein Interaction Network (CVCL_1779), Selected Nodes: 40"}, "xaxis": {"showgrid": false, "showticklabels": false, "zeroline": false}, "yaxis": {"showgrid": false, "showticklabels": false, "zeroline": false}}}
